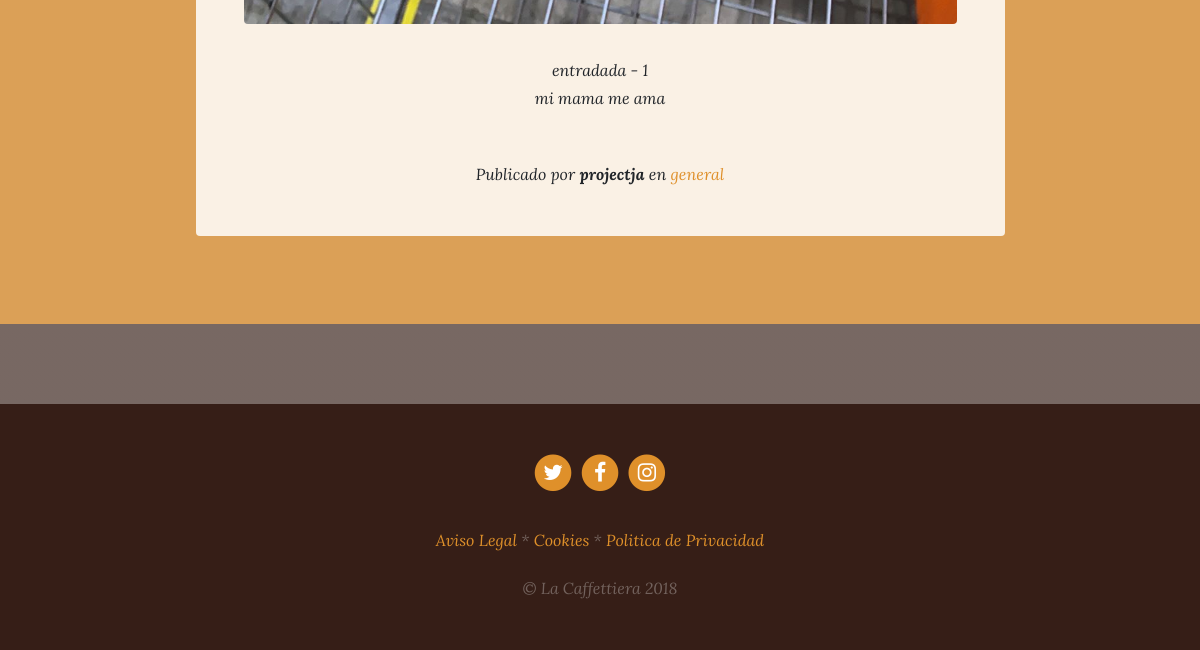
/blog/ (lower part), run on an earlier commit of the app's database.
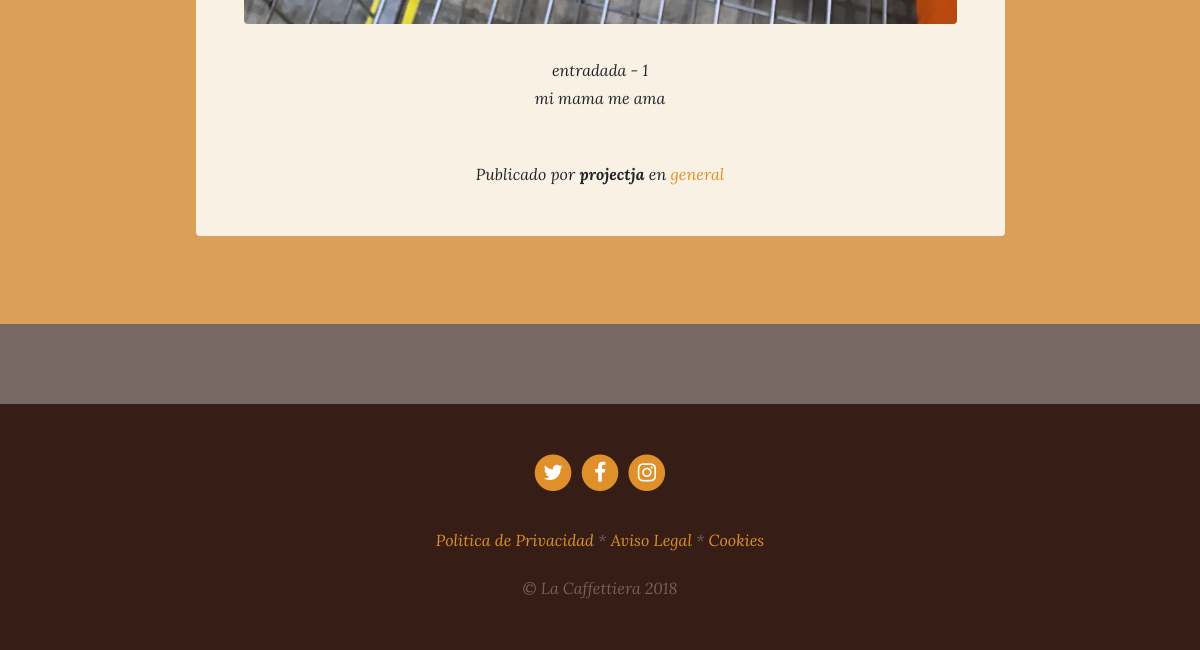
And on a later commit of the database.
### blog/models.py (models this page shows, shortened)
class Post(models.Model):
    title = models.CharField(max_length = 200, verbose_name = "Titulo")
    content = models.TextField(verbose_name="Contenido")
    published = models.DateTimeField(verbose_name = "Fecha de publicación", default= now)
    image = models.ImageField(verbose_name="Imagen", upload_to="blog", null=True, blank=True)
    author = models.ForeignKey(User, verbose_name = "Autor", on_delete=models.CASCADE)
    category = models.ManyToManyField(Category, verbose_name ="Categorias")
    created = models.DateTimeField(auto_now_add=True, verbose_name="Fecha de creación")
    updated = models.DateTimeField(auto_now = True, verbose_name="Fecha de edición")
    class Meta:
        verbose_name = "entrada"
        verbose_name_plural = "entradas"
        ordering = ['-created']

class Category(models.Model):
    name = models.CharField(max_length=100, verbose_name="nombre")
    created = models.DateTimeField(auto_now_add=True, verbose_name="Fecha de creación")
    updated = models.DateTimeField(auto_now=True, verbose_name="Editado")
    class Meta:
        verbose_name="categoria"
        verbose_name_plural="categorias"
        ordering = ['created']

### pages/models.py (models this page shows)
class Page(models.Model):
    title=models.CharField(verbose_name="Titulo", max_length=200)
    content=models.URLField(verbose_name="Contenido" ,max_length=200, null=True, blank=True)
    order = models.SmallIntegerField(verbose_name="orden", default=0)
    created=models.DateTimeField(verbose_name="Fecha de creación",auto_now_add=True)
    updated=models.DateTimeField(verbose_name="Fecha de edición",auto_now=True)
    class Meta:
        verbose_name="pagina"
        verbose_name_plural = "paginas"
        ordering = ['order','title']
    def __str__(self):
        return self.title

### blog/views.py (the view)
# urls.py: path('',views.blog, name="blog"),
def blog(request):
    posts = Post.objects.all()
    return  render(request,"blog/blog.html", {'posts' : posts})

### pages/processors.py (called while the page is built)
def ctx_dict_pages(request):
    ctx_pages = {}
    pages =  Page.objects.all()
    for page in pages:
        ctx_pages[page.title] = page.title
        print(ctx_pages)
    return ctx_pages

### pages/templatetags/pages_extras.py (called while the page is built)
@register.simple_tag
def get_page_list():
     pages = Page.objects.all()
     print(pages)
     return pages

### social/processors.py (called while the page is built)
def ctx_dict(request):
    ctx = {}
    links= Link.objects.all()
    for link in links:
        ctx[link.key] = link.url
        print(ctx)
    return ctx

### blog/templates/blog/blog.html (shortened to what this page needs)
{% extends 'core/base.html' %}
{% load static %}
{% block content %}
{% for post in posts %}
  <section class="page-section cta">
    <div class="container">
      <div class="row">
        <div class="col-xl-9 mx-auto">
          <div class="cta-innerv text-center rounded">
            <p class="mb-0">
              <img class="mx-auto d-flex rounded img-fluid mb-3 mb-lg-0" src="{{post.image.url}}" alt="">
            </p>
            <p class="mb-0 mbt">
              {{ post.content | linebreaks }}
            </p>
            <p class="mb-0 mbt">
              <span class="section-heading-under">Publicado por <em><b>{{ post.author }}</b></em> en <em>
              {% for category in post.category.all %}
                <a href = "{% url 'category' category.id %}" class="link">{{ category.name }}</a> {% if not forloop.last %},{% endif %}
              {% endfor %}
            </p>
          </div>
        </div>
      </div>
    </div>
  </section>
{% endfor %}
{% endblock %}

### core/templates/core/base.html (shortened to what this page needs)
<!DOCTYPE html>
<html lang="es">
  <head>
    {% load static %}
    <link href="{% static 'core/vendor/bootstrap/css/bootstrap.min.css' %}" rel="stylesheet">
    <link href="{% static 'core/vendor/font-awesome/css/font-awesome.min.css' %}" rel="stylesheet" type="text/css">
    <link href="{% static 'core/css/business-casual.css' %}" rel="stylesheet">
  </head>
  <body>
    {% block content %} {% endblock %}
    <footer class="footer text-faded text-center py-5">
      <div class="container">
      <p class="m-0">
          {% if LINK_TWITTER %}
            <a href="{{LINK_TWITTER}}" class="link">
              <span class="fa-stack fa-lg">
                <i class="fa fa-circle fa-stack-2x"></i>
                <i class="fa fa-twitter fa-stack-1x fa-inverse"></i>
              </span>
            </a>
          {% endif %}
          {% if LINK_FACEBOOK %}
            <a href="{{LINK_FACEBOOK}}" class="link">
              <span class="fa-stack fa-lg">
                <i class="fa fa-circle fa-stack-2x"></i>
                <i class="fa fa-facebook fa-stack-1x fa-inverse"></i>
              </span>
            </a>
          {% endif %}
          {% if LINK_INSTAGRAM %}
            <a href="#" class="link">
              <span class="fa-stack fa-lg">
                <i class="fa fa-circle fa-stack-2x"></i>
                <i class="fa fa-instagram fa-stack-1x fa-inverse"></i>
              </span>
            </a>
          {% endif %}
	    </p>
        <p class="m-0 mbt">
         {% load pages_extras %}
         {% get_page_list as page_list %}
         {% for page in page_list %}
           <a href="{% url 'page' page.id page.title|slugify %}" class="link">{{page.title}}</a> {% if not forloop.last %}*{% endif %}
         {% endfor %}
		</p>
        <p class="m-0 mbt1">&copy; La Caffettiera 2018</p>
      </div>
	</footer>
  </body>
</html>

What changed in the data, as far as the page shows it:
changed Page "Politica de Privacidad": now shows "*"; moves up the list
changed Page "Cookies": no longer shows "*"
